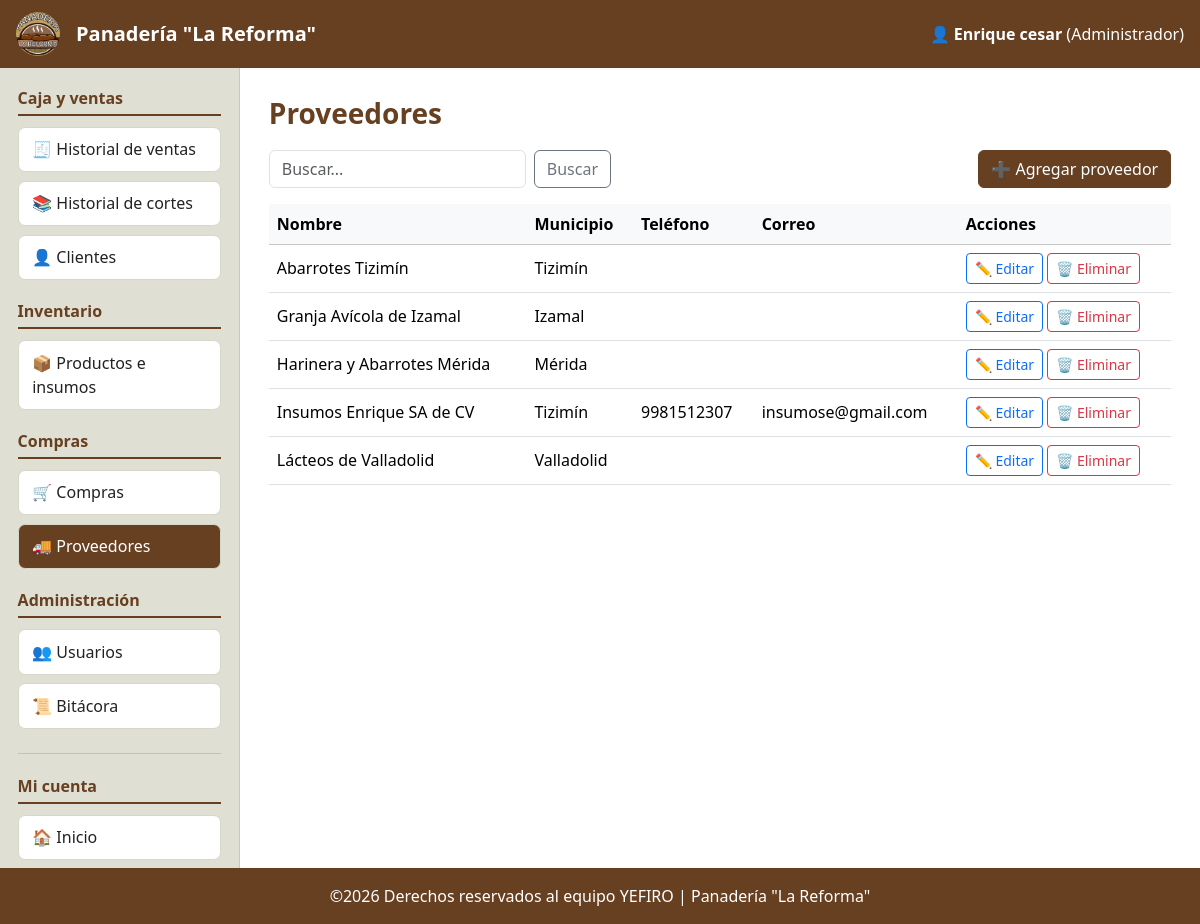
Screenshot of /data/modulos/proveedores/listar.php (signed in) with the database file from the repository.
### tables this page shows
CREATE TABLE `usuarios` (
  `id_usuario` int(11) NOT NULL,
  `nombre` varchar(100) NOT NULL,
  `correo` varchar(100) NOT NULL,
  `clave_hash` varchar(255) NOT NULL,
  `rol` varchar(20) NOT NULL DEFAULT 'cajero',
  `activo` tinyint(1) NOT NULL DEFAULT 1,
  `fecha_registro` timestamp NOT NULL DEFAULT current_timestamp()
);

CREATE TABLE `proveedores` (
  `id_proveedor` int(11) NOT NULL,
  `nombre` varchar(100) NOT NULL,
  `telefono` varchar(20) DEFAULT NULL,
  `correo` varchar(100) DEFAULT NULL,
  `municipio` varchar(60) DEFAULT NULL,
  `direccion` text DEFAULT NULL,
  `fecha_registro` timestamp NOT NULL DEFAULT current_timestamp()
);

### data/config/permisos.php (called while the page is built, shortened)
<?php
function roles() {
    return [
        'sistemas'      => 'Sistemas',
        'jefe'          => 'Jefe',
        'administrador' => 'Administrador',
        'cajero'        => 'Vendedor',
    ];
}
function nombre_rol($rol) {
    $r = roles();
    return $r[$rol] ?? $rol;
}
function permisos() {
    return [
        'ventas.cobrar'       => ['cajero',],
        'caja.operar'         => ['cajero',],
        'ventas.historial'    => ['cajero', 'jefe', 'administrador',],
        'ventas.todas'        => ['jefe', 'administrador'],
        'caja.todas'          => ['jefe', 'administrador'],
        'ventas.cancelar'     => ['jefe'],
        'clientes.ver'        => ['cajero', 'administrador', 'jefe'],
        'clientes.agregar'    => ['cajero', 'administrador'],
        'clientes.editar'     => ['administrador'],
        'productos.gestionar'    => ['administrador'],
        'proveedores.gestionar'  => ['administrador'],
        'compras.gestionar'      => ['administrador'],
        'usuarios.gestionar'  => ['sistemas', 'administrador'],
        'bitacora.ver'        => ['sistemas', 'jefe', 'administrador'],
    ];
}
function tiene_permiso($permiso) {
    $rol = $_SESSION['rol'] ?? '';
    $mapa = permisos();
    return isset($mapa[$permiso]) && in_array($rol, $mapa[$permiso], true);
}
?>

### data/config/sesion.php (called while the page is built, shortened)
<?php
function requiere_login() {
    global $conn;
    $uid = (int)$_SESSION['uid'];
    $st = $conn->prepare("SELECT nombre, rol, activo FROM usuarios WHERE id_usuario = ?");
    $st->bind_param("i", $uid);
    $st->execute();
    $u = $st->get_result()->fetch_assoc();
}
function requiere_permiso($permiso) {
    requiere_login();
}
            ?>

### data/modulos/proveedores/listar.php (the view, shortened to what this page needs)
<?php
require_once __DIR__ . '/../../config/inicio.php';
requiere_permiso('proveedores.gestionar');
$puede_agregar = tiene_permiso('proveedores.gestionar');
$puede_editar  = tiene_permiso('proveedores.gestionar');
$q = trim($_GET['q'] ?? '');
$like = '%' . $q . '%';
$st = $conn->prepare("SELECT * FROM proveedores WHERE CONCAT_WS(' ', nombre, municipio, telefono, correo) LIKE ? ORDER BY nombre");
$st->bind_param("s", $like);
$st->execute();
$filas = $st->get_result();
$titulo = 'Proveedores';
include RUTA_INCLUDES . '/encabezado.php';
?>
<div class="d-flex flex-wrap gap-2 mb-3">
    <form method="get" class="d-flex gap-2">
        <input type="text" class="form-control" name="q" value="<?= e($q) ?>" placeholder="Buscar...">
        <button class="btn btn-outline-secondary">Buscar</button>
    </form>
    <?php if ($puede_agregar): ?>
        <a class="btn btn-cafe ms-auto" href="<?= url('modulos/proveedores/formulario.php') ?>">➕ Agregar proveedor</a>
    <?php endif; ?>
</div>
<div class="table-responsive">
    <table class="table table-hover align-middle">
        <thead class="table-light">
            <tr><th>Nombre</th><th>Municipio</th><th>Teléfono</th><th>Correo</th><?php if ($puede_editar): ?><th>Acciones</th><?php endif; ?></tr>
        </thead>
        <tbody>
        <?php while ($f = $filas->fetch_assoc()): ?>
            <tr><td><?= e($f['nombre']) ?></td><td><?= e($f['municipio']) ?></td><td><?= e($f['telefono']) ?></td><td><?= e($f['correo']) ?></td>
                <?php if ($puede_editar): ?>
                <td>
                    <a class="btn btn-sm btn-outline-primary" href="<?= url('modulos/proveedores/formulario.php?id=' . $f['id_proveedor']) ?>">✏️ Editar</a>
                    <?php if (true): ?>
                    <form method="post" action="<?= url('acciones/proveedores/eliminar.php') ?>" class="d-inline"
                          data-confirmar="¿Eliminar este proveedor?">
                        <button class="btn btn-sm btn-outline-danger">🗑 Eliminar</button>
                    </form>
                    <?php endif; ?>
                </td>
                <?php endif; ?>
            </tr>
        <?php endwhile; ?>
        </tbody>
    </table>
</div>
<?php include RUTA_INCLUDES . '/pie.php'; ?>

### data/includes/encabezado.php (shortened to what this page needs)
<!DOCTYPE html>
<html lang="es">
<head>
    <?= bootstrap_css() ?>
    <link rel="stylesheet" href="<?= url('assets/css/estilos.css') ?>?v=<?= filemtime(RUTA_RAIZ . '/assets/css/estilos.css') ?>">
</head>
<body>
    <header class="encabezado d-flex align-items-center px-3 py-2">
        <img src="<?= url(LOGO) ?>" alt="Logo" class="logo-encabezado">
        <span class="fs-5 fw-bold ms-3"><?= e(NOMBRE_SISTEMA) ?></span>
        <span class="ms-auto d-none d-md-inline">
            👤 <b><?= e($_SESSION['nombre']) ?></b> (<?= e(nombre_rol($_SESSION['rol'])) ?>)
        </span>
    </header>
    <div class="cuerpo">
        <?php include RUTA_INCLUDES . '/menu.php'; ?>
        <main class="contenido">
            <?php if (empty($sin_titulo)): ?>
                <h1 class="h3 titulo-pagina"><?= e($titulo) ?></h1>
            <?php endif; ?>

### data/assets/css/estilos.css (style rules this page uses)
:root { --cafe: #673f21; --cafe-oscuro: #4a2a12; --crema: #f1ebd8; --beige: #dfdfd3; }
body { min-height: 100vh; display: flex; flex-direction: column; background: #fff; }
.encabezado { background: var(--cafe); color: #fff; min-height: 68px; }
.logo-encabezado { width: 44px; height: 44px; border-radius: 50%; object-fit: cover; }
.cuerpo { flex: 1; display: flex; }
.contenido { flex: 1; padding: 1.8rem; min-width: 0; }
.titulo-pagina { color: var(--cafe); font-weight: 700; margin-bottom: 1.2rem; }
.btn-cafe { background: var(--cafe); border-color: var(--cafe); color: #fff; }

### rows the page displays
usuarios: rol "Administrador"
proveedores: nombre "Abarrotes Tizimín", municipio "Tizimín"
proveedores: nombre "Granja Avícola de Izamal", municipio "Izamal"
proveedores: nombre "Harinera y Abarrotes Mérida", municipio "Mérida"
proveedores: nombre "Insumos Enrique SA de CV", municipio "Tizimín", telefono "9981512307", correo "insumose@gmail.com"
proveedores: nombre "Lácteos de Valladolid", municipio "Valladolid"

### other values shown
NOMBRE_SISTEMA "Panadería \"La Reforma\""
$_SESSION['nombre'] "Enrique cesar"
$nombreGrupo "Caja y ventas"
$i[1] "🧾"
$i[2] "Historial de ventas"
$i[1] "📚"
$i[2] "Historial de cortes"
$i[1] "👤"
$i[2] "Clientes"
$nombreGrupo "Inventario"
$i[1] "📦"
$i[2] "Productos e insumos"
$nombreGrupo "Compras"
$i[1] "🛒"
$i[2] "Compras"
